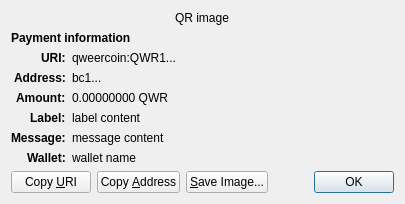
<?xml version="1.0" encoding="UTF-8"?>
<ui version="4.0">
 <class>ReceiveRequestDialog</class>
 <widget class="QDialog" name="ReceiveRequestDialog">
  <property name="geometry">
   <rect>
    <x>0</x>
    <y>0</y>
    <width>413</width>
    <height>229</height>
   </rect>
  </property>
  <property name="windowTitle">
   <string>Request payment to ...</string>
  </property>
  <layout class="QGridLayout" name="gridLayout" columnstretch="0,1">
   <property name="sizeConstraint">
    <enum>QLayout::SetFixedSize</enum>
   </property>
   <item row="0" column="0" colspan="2" alignment="Qt::AlignHCenter">
    <widget class="QRImageWidget" name="qr_code">
     <property name="text">
      <string notr="true">QR image</string>
     </property>
     <property name="textInteractionFlags">
      <set>Qt::NoTextInteraction</set>
     </property>
    </widget>
   </item>
   <item row="1" column="0" colspan="2">
    <widget class="QLabel" name="payment_header">
     <property name="font">
      <font>
       <weight>75</weight>
       <bold>true</bold>
      </font>
     </property>
     <property name="text">
      <string>Payment information</string>
     </property>
     <property name="textInteractionFlags">
      <set>Qt::NoTextInteraction</set>
     </property>
    </widget>
   </item>
   <item row="2" column="0" alignment="Qt::AlignRight|Qt::AlignTop">
    <widget class="QLabel" name="uri_tag">
     <property name="font">
      <font>
       <weight>75</weight>
       <bold>true</bold>
      </font>
     </property>
     <property name="text">
      <string notr="true">URI:</string>
     </property>
     <property name="textFormat">
      <enum>Qt::PlainText</enum>
     </property>
     <property name="textInteractionFlags">
      <set>Qt::NoTextInteraction</set>
     </property>
    </widget>
   </item>
   <item row="2" column="1" alignment="Qt::AlignTop">
    <widget class="QLabel" name="uri_content">
     <property name="text">
      <string notr="true">qweercoin:QWR1...</string>
     </property>
     <property name="textFormat">
      <enum>Qt::RichText</enum>
     </property>
     <property name="wordWrap">
      <bool>true</bool>
     </property>
     <property name="textInteractionFlags">
      <set>Qt::TextSelectableByMouse</set>
     </property>
    </widget>
   </item>
   <item row="3" column="0" alignment="Qt::AlignRight|Qt::AlignTop">
    <widget class="QLabel" name="address_tag">
     <property name="font">
      <font>
       <weight>75</weight>
       <bold>true</bold>
      </font>
     </property>
     <property name="text">
      <string>Address:</string>
     </property>
     <property name="textInteractionFlags">
      <set>Qt::NoTextInteraction</set>
     </property>
    </widget>
   </item>
   <item row="3" column="1" alignment="Qt::AlignTop">
    <widget class="QLabel" name="address_content">
     <property name="text">
      <string notr="true">bc1...</string>
     </property>
     <property name="textFormat">
      <enum>Qt::PlainText</enum>
     </property>
     <property name="textInteractionFlags">
      <set>Qt::TextSelectableByMouse</set>
     </property>
    </widget>
   </item>
   <item row="4" column="0" alignment="Qt::AlignRight|Qt::AlignTop">
    <widget class="QLabel" name="amount_tag">
     <property name="font">
      <font>
       <weight>75</weight>
       <bold>true</bold>
      </font>
     </property>
     <property name="text">
      <string>Amount:</string>
     </property>
     <property name="textInteractionFlags">
      <set>Qt::NoTextInteraction</set>
     </property>
    </widget>
   </item>
   <item row="4" column="1" alignment="Qt::AlignTop">
    <widget class="QLabel" name="amount_content">
     <property name="text">
      <string notr="true">0.00000000 QWR</string>
     </property>
     <property name="textFormat">
      <enum>Qt::PlainText</enum>
     </property>
     <property name="textInteractionFlags">
      <set>Qt::TextSelectableByMouse</set>
     </property>
    </widget>
   </item>
   <item row="5" column="0" alignment="Qt::AlignRight|Qt::AlignTop">
    <widget class="QLabel" name="label_tag">
     <property name="font">
      <font>
       <weight>75</weight>
       <bold>true</bold>
      </font>
     </property>
     <property name="text">
      <string>Label:</string>
     </property>
     <property name="textInteractionFlags">
      <set>Qt::NoTextInteraction</set>
     </property>
    </widget>
   </item>
   <item row="5" column="1" alignment="Qt::AlignTop">
    <widget class="QLabel" name="label_content">
     <property name="text">
      <string notr="true">label content</string>
     </property>
     <property name="textFormat">
      <enum>Qt::PlainText</enum>
     </property>
     <property name="wordWrap">
      <bool>true</bool>
     </property>
     <property name="textInteractionFlags">
      <set>Qt::TextSelectableByMouse</set>
     </property>
    </widget>
   </item>
   <item row="6" column="0" alignment="Qt::AlignRight|Qt::AlignTop">
    <widget class="QLabel" name="message_tag">
     <property name="font">
      <font>
       <weight>75</weight>
       <bold>true</bold>
      </font>
     </property>
     <property name="text">
      <string>Message:</string>
     </property>
     <property name="textInteractionFlags">
      <set>Qt::NoTextInteraction</set>
     </property>
    </widget>
   </item>
   <item row="6" column="1" alignment="Qt::AlignTop">
    <widget class="QLabel" name="message_content">
     <property name="text">
      <string notr="true">message content</string>
     </property>
     <property name="textFormat">
      <enum>Qt::PlainText</enum>
     </property>
     <property name="wordWrap">
      <bool>true</bool>
     </property>
     <property name="textInteractionFlags">
      <set>Qt::TextSelectableByMouse</set>
     </property>
    </widget>
   </item>
   <item row="7" column="0" alignment="Qt::AlignRight|Qt::AlignTop">
    <widget class="QLabel" name="wallet_tag">
     <property name="font">
      <font>
       <weight>75</weight>
       <bold>true</bold>
      </font>
     </property>
     <property name="text">
      <string>Wallet:</string>
     </property>
     <property name="textInteractionFlags">
      <set>Qt::NoTextInteraction</set>
     </property>
    </widget>
   </item>
   <item row="7" column="1" alignment="Qt::AlignTop">
    <widget class="QLabel" name="wallet_content">
     <property name="text">
      <string notr="true">wallet name</string>
     </property>
     <property name="textFormat">
      <enum>Qt::PlainText</enum>
     </property>
     <property name="wordWrap">
      <bool>true</bool>
     </property>
     <property name="textInteractionFlags">
      <set>Qt::TextSelectableByMouse</set>
     </property>
    </widget>
   </item>
   <item row="8" column="0" colspan="2">
    <layout class="QHBoxLayout" name="horizontalLayout">
     <item>
      <widget class="QPushButton" name="btnCopyURI">
       <property name="text">
        <string>Copy &amp;URI</string>
       </property>
       <property name="autoDefault">
        <bool>false</bool>
       </property>
      </widget>
     </item>
     <item>
      <widget class="QPushButton" name="btnCopyAddress">
       <property name="text">
        <string>Copy &amp;Address</string>
       </property>
       <property name="autoDefault">
        <bool>false</bool>
       </property>
      </widget>
     </item>
     <item>
      <widget class="QPushButton" name="btnSaveAs">
       <property name="text">
        <string>&amp;Save Image...</string>
       </property>
       <property name="autoDefault">
        <bool>false</bool>
       </property>
      </widget>
     </item>
     <item>
      <spacer name="horizontalSpacer_2">
       <property name="orientation">
        <enum>Qt::Horizontal</enum>
       </property>
       <property name="sizeHint" stdset="0">
        <size>
         <width>40</width>
         <height>20</height>
        </size>
       </property>
      </spacer>
     </item>
     <item>
      <widget class="QDialogButtonBox" name="buttonBox">
       <property name="focusPolicy">
        <enum>Qt::StrongFocus</enum>
       </property>
       <property name="standardButtons">
        <set>QDialogButtonBox::Ok</set>
       </property>
      </widget>
     </item>
    </layout>
   </item>
  </layout>
 </widget>
 <customwidgets>
  <customwidget>
   <class>QRImageWidget</class>
   <extends>QLabel</extends>
   <header>qt/qrimagewidget.h</header>
  </customwidget>
 </customwidgets>
 <tabstops>
  <tabstop>buttonBox</tabstop>
  <tabstop>btnCopyURI</tabstop>
  <tabstop>btnCopyAddress</tabstop>
  <tabstop>btnSaveAs</tabstop>
 </tabstops>
 <resources/>
 <connections>
  <connection>
   <sender>buttonBox</sender>
   <signal>accepted()</signal>
   <receiver>ReceiveRequestDialog</receiver>
   <slot>accept()</slot>
   <hints>
    <hint type="sourcelabel">
     <x>135</x>
     <y>230</y>
    </hint>
    <hint type="destinationlabel">
     <x>135</x>
     <y>126</y>
    </hint>
   </hints>
  </connection>
 </connections>
</ui>
